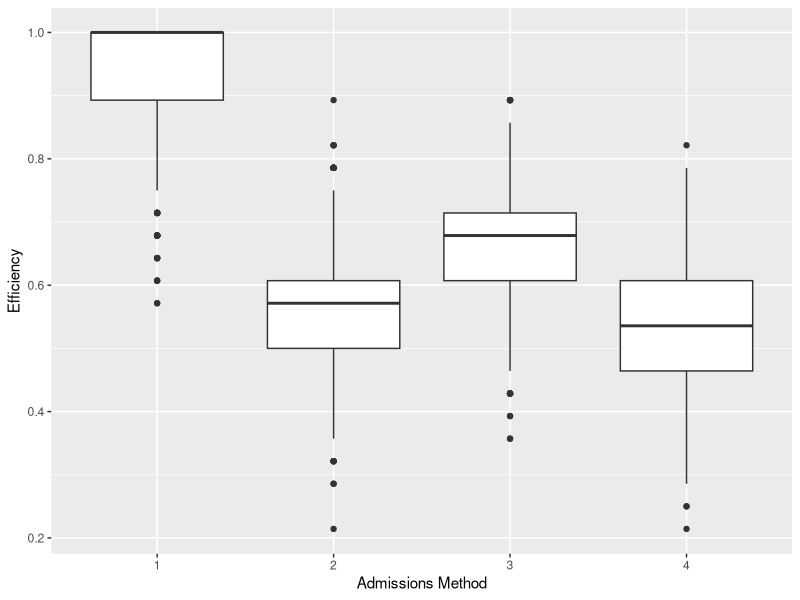
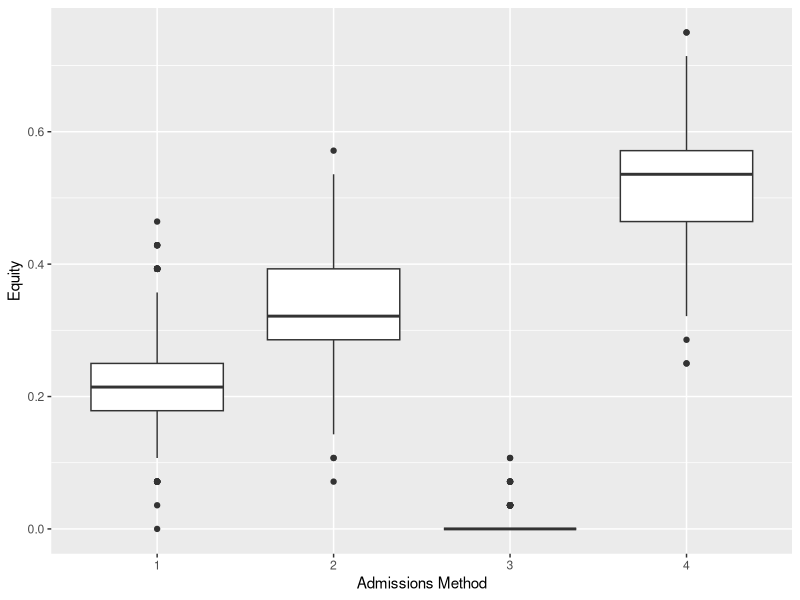
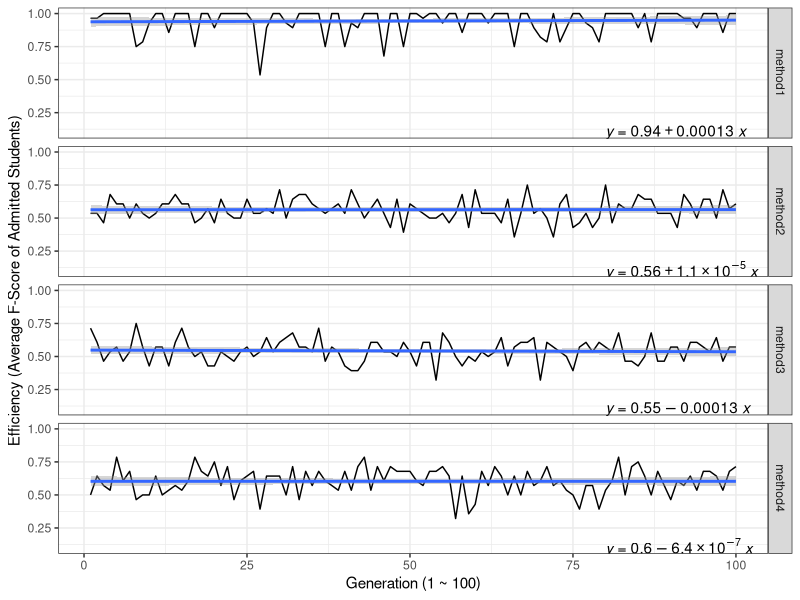
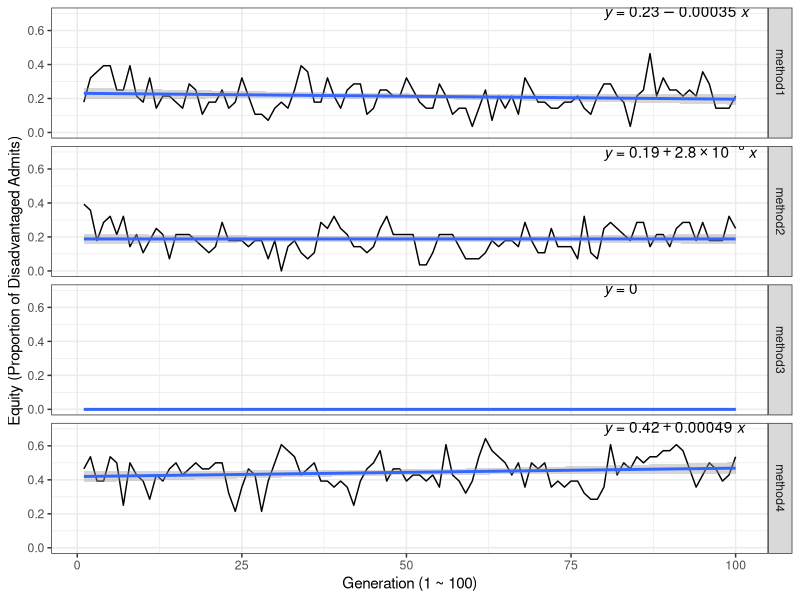
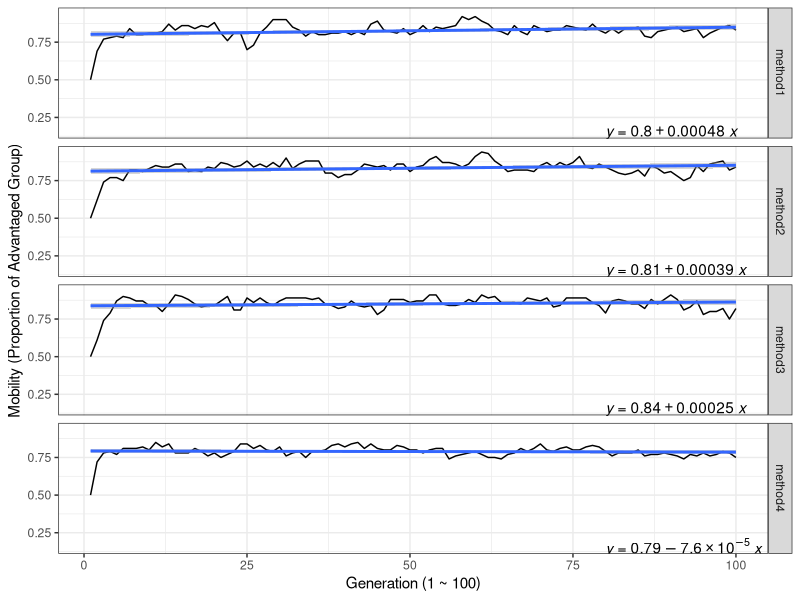

The R source for these figures, in order:

## Part N. Packages
library(data.table)
library(tidyverse)
library(ggpubr)
set.seed(117)
options(dplyr.summarise.inform = FALSE)

### Part N-1. The Actual Dataset
group <- c(rep("A", 50), rep("D", 50))

generate <- function(g){
  x1 <- c(rbinom(50, 1, 2/3), rbinom(50, 1, 1/3))
  x2 <- c(rbinom(50, 1, 2/3), rbinom(50, 1, 1/3))
  groups <- data.frame(g, x1, x2)
  rows <- sample(nrow(groups))
  gen <- data.frame(groups[rows,])
  generated <- gen %>% mutate(f = ifelse(x1 & x2, 1, 0))
  colnames(generated) = c("g","x1","x2", "f")
  return(generated)
}

question <- generate(group)

### Part N-2. Function Definitions
equity <- function(x, r){
  equity_output <- x %>% 
    filter(admit == "TRUE" & g == "D") %>%
    count()
  return(as.integer(equity_output) / round(nrow(x) * r))
}

# efficiency based on true f-score not estimated f-score 
efficiency <- function(x){
  eff_output <- x %>% filter(admit == "TRUE")
  return(mean(eff_output$f))
}

mobility <- function(x){
  mobility_output <- x %>% 
    filter(g == "A") %>%
    count()
  return(as.integer(mobility_output) / nrow(x))
}

### Part N-3. Selection Function
# The selection function uses the estimated_f score to admit the top 5/18 of the students 

selection <- function(x, r){
  rows <- sample(nrow(x))
  x <- data.frame(x[rows,])
  
  a <- x %>% 
    arrange(desc(estimated_f)) %>%
    mutate(admit = ifelse(row_number() <= round(nrow(x) * r), "TRUE", "FALSE"))
  
  b <- a %>%
    group_by(g, x1, x2, estimated_x2, f, estimated_f, admit) %>%
    summarise(n = n()) %>%
    arrange(desc(estimated_f)) %>% 
    arrange(!g == "D") %>%
    arrange(!admit == "TRUE")
  
  return(list(a, b))
}

## Part A. Scenarios
### Part A-1. Default Scenario (Scenario A)
default <- function(x){
  x <- x %>% 
    mutate(estimated_x2 = x2) %>% 
    mutate(estimated_f = ifelse(x1 & x2, 1, 0))
  return(x)
}

df <- default(question)
default_output <- selection(df, 5/18)
(default_indiv <- data.frame(default_output[1]))
(default_group <- data.frame(default_output[2]))
(default_equity <- equity(default_indiv, 5/18))
(default_efficiency <- efficiency(default_indiv))

### Part A-2. First Variant (Scenario B)
variant1 <- function(x){
  x <- x %>% mutate(estimated_x2 = ifelse(x1 == 1, 1, 0)) %>%
    mutate(estimated_f = x1 * estimated_x2 + x1 + estimated_x2)
  return(x)
}

fv <- variant1(question)
fv_output <- selection(fv, 5/18)
(fv_indiv <- data.frame(fv_output[1]))
(fv_group <- data.frame(fv_output[2]))
(fv_equity <- equity(fv_indiv, 5/18))
(fv_efficiency <- efficiency(fv_indiv))

### Part A-3. Second Variant (Scenario C)
# We define estimated x2 as the expected value of x2. 
# p(x2=1|g="A") = 2/3
# p(x2=1|g="D") = 1/3

variant2 <- function(x){
  x <- x %>% mutate(estimated_x2 = ifelse(g == "A", 1, 0)) %>%
    mutate(estimated_f = x1 * estimated_x2 + x1 + estimated_x2)
  return(x)
}

sv <- variant2(question)
sv_output <- selection(sv, 5/18)
(sv_indiv <- data.frame(sv_output[1]))
(sv_group <- data.frame(sv_output[2]))
(sv_equity <- equity(sv_indiv, 5/18))
(sv_efficiency <- efficiency(sv_indiv))

### Part A-4. Third Variant (Scenario D)
variant3 <- function(x){
  x <- x %>% 
    mutate(estimated_x2 = ifelse(g == "D", x2, 0)) %>%
    mutate(estimated_f = x1 * estimated_x2 + x1 + estimated_x2)
}

tv <- variant3(question)
tv_output <- selection(tv, 5/18)
(tv_indiv <- data.frame(tv_output[1]))
(tv_group <- data.frame(tv_output[2]))
(tv_equity <- equity(tv_indiv, 5/18))
(tv_efficiency <- efficiency(tv_indiv))

### Part A-5. Box plot
bp.input <- NULL

for(i in 1:1000){
  set.seed(i^2+191)
  question <- generate(group)
  
  df <- default(question)
  default_output <- selection(df, 5/18)
  default_indiv <- data.frame(default_output[1])
  bp.input <- rbind(bp.input, c(1, equity(default_indiv, 5/18), efficiency(default_indiv)))
  
  fv <- variant1(question)
  fv_output <- selection(fv, 5/18)
  fv_indiv <- data.frame(fv_output[1])
  bp.input <- rbind(bp.input, c(2, equity(fv_indiv, 5/18), efficiency(fv_indiv)))
  
  sv <- variant2(question)
  sv_output <- selection(sv, 5/18)
  sv_indiv <- data.frame(sv_output[1])
  bp.input <- rbind(bp.input, c(3, equity(sv_indiv, 5/18), efficiency(sv_indiv)))
  
  tv <- variant3(question)
  tv_output <- selection(tv, 5/18)
  tv_indiv <- data.frame(tv_output[1])
  bp.input <- rbind(bp.input, c(4, equity(tv_indiv, 5/18), efficiency(tv_indiv)))
}

bp.input <- data.frame(bp.input)
colnames(bp.input) <- c("scenario", "equity", "efficiency")
bp.input <- bp.input %>% mutate(scenario = as.factor(scenario))

bp.eff <- bp.input %>% ggplot(aes(x = scenario, y = efficiency)) +
  geom_boxplot() +
  labs(x = "Admissions Method", y = "Efficiency")
bp.eff

# T-test to compare with theoretical calculations for efficiency
t.test(bp.input$efficiency[bp.input$scenario == 1], mu = 1)
t.test(bp.input$efficiency[bp.input$scenario == 2], mu = 5/9)
t.test(bp.input$efficiency[bp.input$scenario == 3], mu = 2/3)
t.test(bp.input$efficiency[bp.input$scenario == 4], mu = 3/5)

t.test(bp.input$efficiency[bp.input$scenario == 4], 
       bp.input$efficiency[bp.input$scenario == 2], 
       var.equal = FALSE, alternative = "less")

bp.eq <- bp.input %>% ggplot(aes(x = scenario, y = equity)) +
  geom_boxplot() +
  labs(x = "Admissions Method", y = "Equity")
bp.eq

# T-test to compare with theoretical calculations for equity
t.test(bp.input$equity[bp.input$scenario == 1], mu = 1/5)
t.test(bp.input$equity[bp.input$scenario == 2], mu = 1/3)
t.test(bp.input$equity[bp.input$scenario == 3], mu = 0)
t.test(bp.input$equity[bp.input$scenario == 4], mu = 2/5)

t.test(bp.input$equity[bp.input$scenario == 4], 
       bp.input$equity[bp.input$scenario == 2], 
       var.equal = FALSE, alternative = "greater")

## Part B
### Part B-1. Define Descendants Function
descendant <- function(x, generation, scenario){
  eff_table <- NULL
  eq_table <- NULL
  mob_table <- NULL
  for(j in 1:generation){
    x <- data.frame(selection(scenario(x), 5/18)[1])
    x$child_temp <- runif(nrow(x))
    for(i in 1:nrow(x)){
      if(x$g[i] == "A" & x$admit[i] != "TRUE"){
        x$child_g[i] = "A"}
      else if (x$g[i] == "A" & x$admit[i] != "FALSE"){
        if(x$child_temp[i] > 1/4){x$child_g[i] = "A"}
        else{x$child_g[i] = "D"}}
      else if (x$g[i] == "D" & x$admit[i] != "TRUE"){
        if(x$child_temp[i] > 1/2){x$child_g[i] = "A"}
        else{x$child_g[i] = "D"}}
      else if (x$g[i] == "D" & x$admit[i] != "FALSE"){
        if(x$child_temp[i] > 16/16){x$child_g[i] = "A"}
        else{x$child_g[i] = "D"}}
    }
    eff <- efficiency(x)
    eq <- equity(x, 5/18)
    mob <- mobility(x)
    
    eff_table[j] = eff
    eq_table[j] = eq
    mob_table[j] = mob
    
    x <- generate(x$child_g)
  }
  return(list(eff_table, eq_table, mob_table))
}

### Part B-2. Four Scenarios for 100 Generations
hundred.default <- descendant(question, 100, default)
hundred.var1 <- descendant(question, 100, variant1)
hundred.var2 <- descendant(question, 100, variant2)
hundred.var3 <- descendant(question, 100, variant3)

### Part B-3. Efficiency Plot
df.eff <- data.frame(hundred.default[1])
var1.eff <- data.frame(hundred.var1[1])
var2.eff <- data.frame(hundred.var2[1])
var3.eff <- data.frame(hundred.var3[1])

df.eff <- df.eff %>% mutate(generation = row_number()) %>%
  mutate(method = "method1")
colnames(df.eff) = c("efficiency", "generation", "method")
var1.eff <- var1.eff %>% mutate(generation = row_number())  %>%
  mutate(method = "method2")
colnames(var1.eff) = c("efficiency", "generation", "method")
var2.eff <- var2.eff %>% mutate(generation = row_number()) %>%
  mutate(method = "method3")
colnames(var2.eff) = c("efficiency", "generation", "method")
var3.eff <- var3.eff %>% mutate(generation = row_number()) %>%
  mutate(method = "method4")
colnames(var3.eff) = c("efficiency", "generation", "method")

eff.comparison <- rbind(df.eff, var1.eff, var2.eff, var3.eff)

eff.plot <- eff.comparison %>% ggplot(aes(x = generation, y = efficiency)) + 
  geom_line() +
  stat_smooth(method = "glm") + 
  stat_regline_equation(label.y = 0.1, label.x = 80) + 
  labs(x = "Generation (1 ~ 100)", y = "Efficiency (Average F-Score of Admitted Students)") + 
  facet_grid(method ~.) + 
  theme_bw()
eff.plot

### Part B-4. Equity Plot
df.eq <- data.frame(hundred.default[2])
var1.eq <- data.frame(hundred.var1[2])
var2.eq <- data.frame(hundred.var2[2])
var3.eq <- data.frame(hundred.var3[2])

df.eq <- df.eq %>% mutate(generation = row_number()) %>%
  mutate(method = "method1")
colnames(df.eq) = c("equity", "generation", "method")
var1.eq <- var1.eq %>% mutate(generation = row_number())  %>%
  mutate(method = "method2")
colnames(var1.eq) = c("equity", "generation", "method")
var2.eq <- var2.eq %>% mutate(generation = row_number()) %>%
  mutate(method = "method3")
colnames(var2.eq) = c("equity", "generation", "method")
var3.eq <- var3.eq %>% mutate(generation = row_number()) %>%
  mutate(method = "method4")
colnames(var3.eq) = c("equity", "generation", "method")

eq.comparison <- rbind(df.eq, var1.eq, var2.eq, var3.eq)

eq.plot <- eq.comparison %>% ggplot(aes(x = generation, y = equity)) + 
  geom_line() +
  stat_smooth(method = "glm") + 
  stat_regline_equation(label.y = 0.7, label.x = 80) + 
  labs(x = "Generation (1 ~ 100)", y = "Equity (Proportion of Disadvantaged Admits)") + 
  facet_grid(method ~.) + 
  theme_bw()
eq.plot

### Part B-5. Mobility Plot
df.mob <- data.frame(hundred.default[3])
var1.mob <- data.frame(hundred.var1[3])
var2.mob <- data.frame(hundred.var2[3])
var3.mob <- data.frame(hundred.var3[3])

df.mob <- df.mob %>% mutate(generation = row_number()) %>%
  mutate(method = "method1")
colnames(df.mob) = c("mobility", "generation", "method")
var1.mob <- var1.mob %>% mutate(generation = row_number())  %>%
  mutate(method = "method2")
colnames(var1.mob) = c("mobility", "generation", "method")
var2.mob <- var2.mob %>% mutate(generation = row_number()) %>%
  mutate(method = "method3")
colnames(var2.mob) = c("mobility", "generation", "method")
var3.mob <- var3.mob %>% mutate(generation = row_number()) %>%
  mutate(method = "method4")
colnames(var3.mob) = c("mobility", "generation", "method")

mob.comparison <- rbind(df.mob, var1.mob, var2.mob, var3.mob)

mob.plot <- mob.comparison %>% ggplot(aes(x = generation, y = mobility)) + 
  geom_line() +
  stat_smooth(method = "glm") + 
  stat_regline_equation(label.y = 0.15, label.x = 80) + 
  labs(x = "Generation (1 ~ 100)", y = "Mobility (Proportion of Advantaged Group)") + 
  facet_grid(method ~.) + 
  theme_bw()
mob.plot
